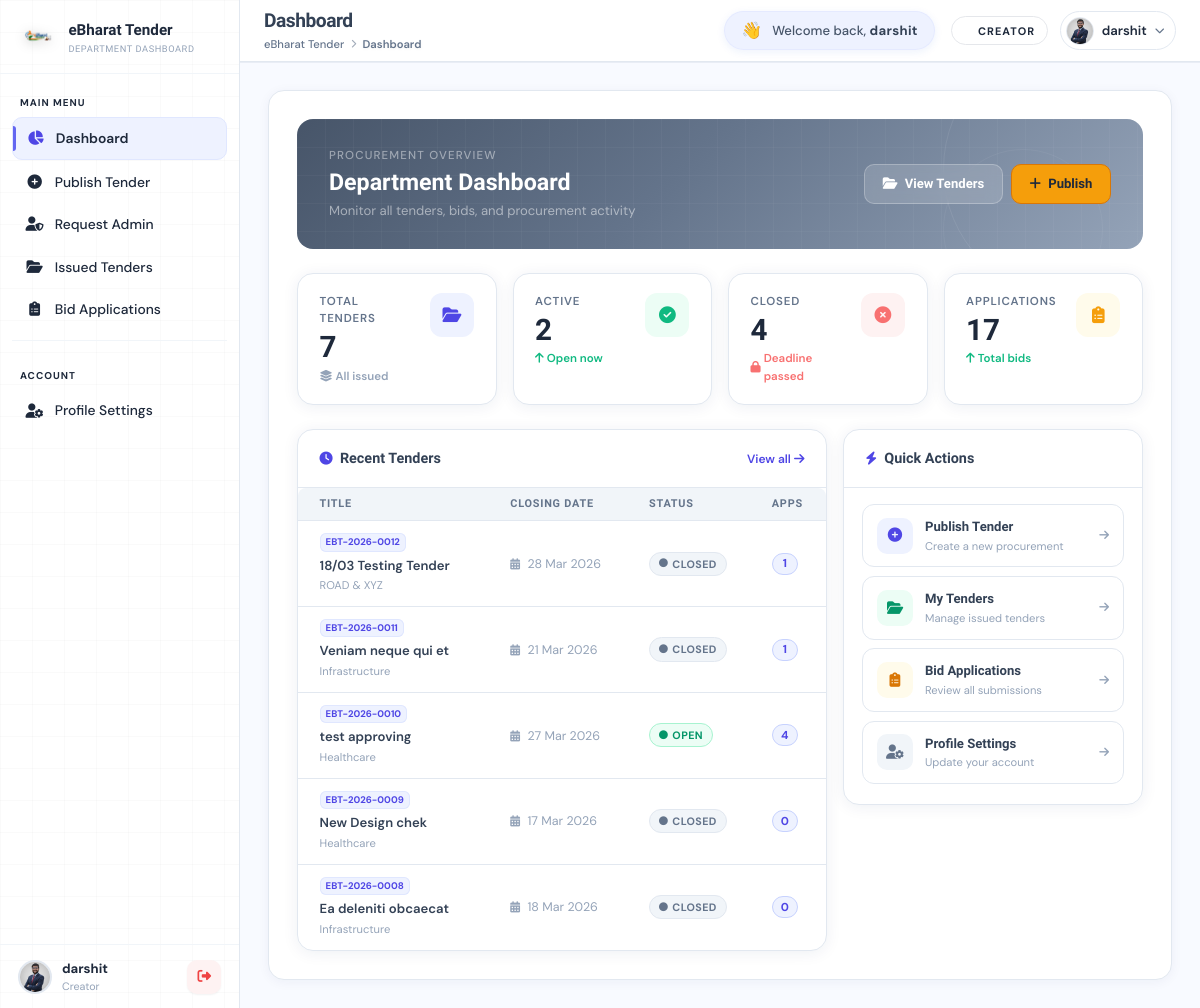
Page /tenders/dashboard/ (signed in) on the earlier database version.
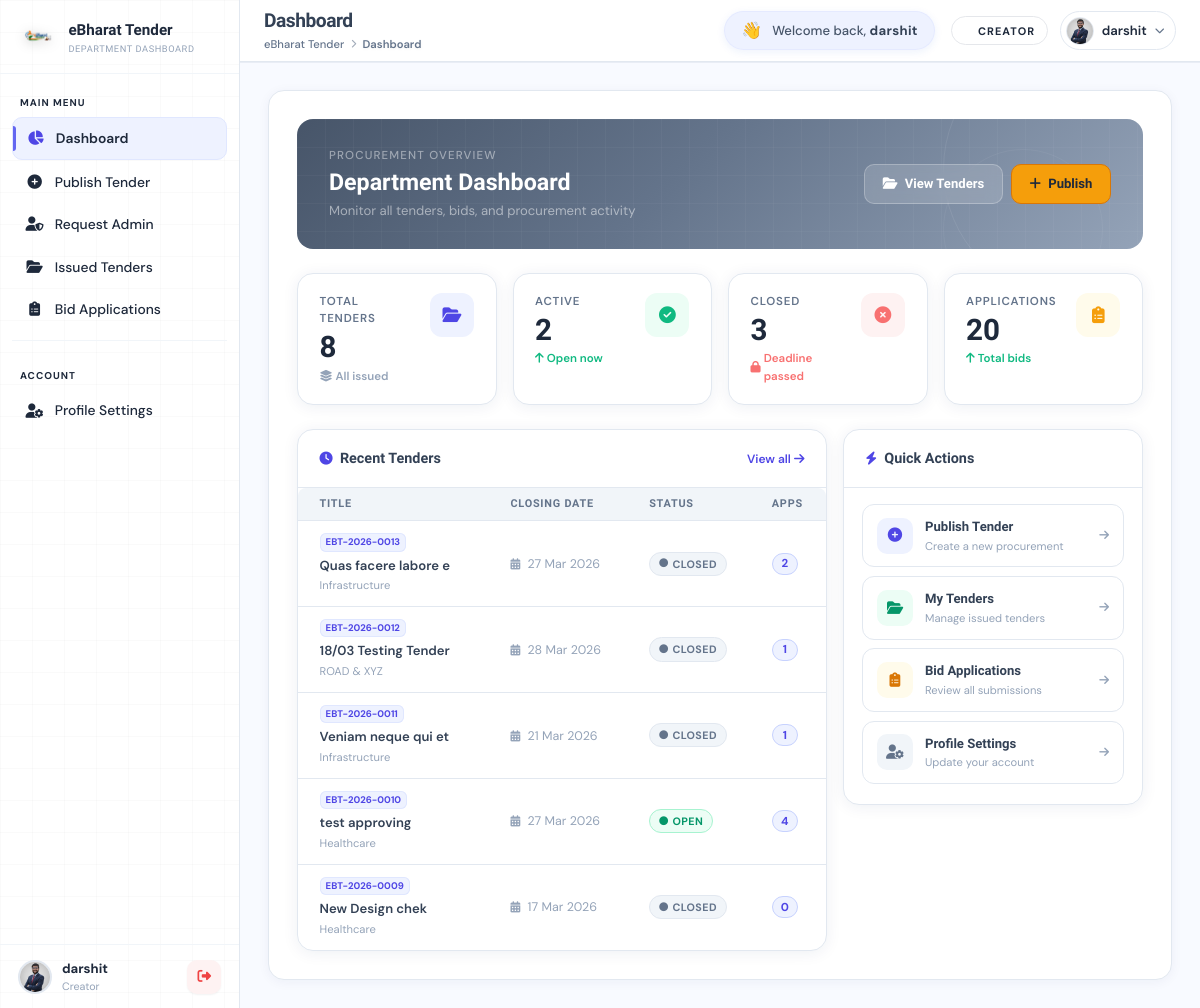
Same page on the later database version.
### tenders/models.py (models this page shows, shortened)
class Tenderss(models.Model):
    STATUS_CHOICES = (
        ('open', 'Open'),
        ('closed', 'Closed'),
        ('draft', 'Draft'),
        ('awarded', 'Awarded'),
    )
    title = models.CharField(max_length=255)
    department = models.CharField(max_length=255)
    category = models.CharField(max_length=100)
    description = models.TextField()
    estimated_value = models.DecimalField(max_digits=15, decimal_places=2)
    emd_amount = models.DecimalField(max_digits=15, decimal_places=2)
    publish_date = models.DateField()
    closing_date = models.DateField()
    pre_bid_meeting = models.DateTimeField(null=True, blank=True)
    location = models.CharField(max_length=255)
    status = models.CharField(max_length=20, choices=STATUS_CHOICES, default='open')
    document = models.FileField(upload_to='tender_documents/')
    tender_id = models.CharField(max_length=50, unique=True, blank=True, null=True)
    created_by = models.ForeignKey(User, on_delete=models.CASCADE)
    created_at = models.DateTimeField(auto_now_add=True)

### tenders/views.py (the view)
# urls.py: path('', views.coreadmin_deshbord, name='deshbord'), # Main dashboard
def dashboard(request):
    today = timezone.now().date()
    Tenderss.objects.filter(closing_date__lt=today, status='open').update(status='closed')
    tenders = Tenderss.objects.filter(created_by=request.user)
    total_tenders = tenders.count()
    active_tenders = tenders.filter(status="open").count()
    closed_tenders = tenders.filter(status="closed").count()
    total_applications = TenderApplication.objects.filter(
        tender__created_by=request.user
    ).count()
    recent_tenders = tenders.annotate(
        application_count=Count("applications")
    ).order_by("-created_at")[:5]
    context = {
        "total_tenders": total_tenders,
        "active_tenders": active_tenders,
        "closed_tenders": closed_tenders,
        "total_applications": total_applications,
        "recent_tenders": recent_tenders,
        "page_title": "Dashboard",
    }
    return render(request, 'dashboard.html', context)

### accounts/context_processors.py (called while the page is built)
def notifications(request):
    if request.user.is_authenticated:
        user_notifications = Notification.objects.filter(user=request.user).order_by('-created_at')
        unread_count = user_notifications.filter(is_read=False).count()
        return {
            'notifications': user_notifications,
            'unread_count': unread_count,
        }
    return {
        'notifications': [],
        'unread_count': 0,
    }

### tenders/templates/dashboard.html (shortened to what the changed rows need)
{% extends "base1.html" %}
{% block content %}
<div class="p-4 sm:p-7 flex flex-col gap-4 sm:gap-6">
  <div class="hero-banner relative rounded-2xl overflow-hidden flex items-center justify-between gap-4 px-6 sm:px-8 py-7"
       style="background: linear-gradient(135deg, #475569 0%, #64748b 45%, #94a3b8 100%);">
    <div class="relative z-[1]">
      <h1 class="font-sora text-[1.45rem] font-extrabold text-white leading-tight mb-1">
        Department Dashboard
      </h1>
    </div>
  </div>
  <div class="grid grid-cols-2 sm:grid-cols-2 lg:grid-cols-4 gap-4">
    <div class="stat-card indigo relative bg-white border border-slate-200 rounded-2xl px-[1.35rem] py-[1.2rem]
                flex items-start justify-between gap-3 overflow-hidden
                shadow-[0_2px_16px_rgba(15,42,94,0.07)]
                transition-all duration-[0.22s] cubic-bezier(0.4,0,0.2,1)
                hover:-translate-y-[3px] hover:shadow-[0_8px_32px_rgba(15,42,94,0.13)]">
      <div class="min-w-0">
        <p class="text-[0.72rem] font-semibold text-slate-500 uppercase tracking-[0.07em] mb-[0.35rem]">Total Tenders</p>
        <p class="font-sora text-[1.85rem] font-extrabold text-slate-800 leading-none mb-[0.3rem]">{{ total_tenders }}</p>
        <p class="text-[0.72rem] font-semibold text-slate-400 flex items-center gap-[3px]">
          <i class="fas fa-layer-group"></i> All issued
        </p>
      </div>
    </div>
    <div class="stat-card red relative bg-white border border-slate-200 rounded-2xl px-[1.35rem] py-[1.2rem]
                flex items-start justify-between gap-3 overflow-hidden
                shadow-[0_2px_16px_rgba(15,42,94,0.07)]
                transition-all duration-[0.22s]
                hover:-translate-y-[3px] hover:shadow-[0_8px_32px_rgba(15,42,94,0.13)]">
      <div class="min-w-0">
        <p class="text-[0.72rem] font-semibold text-slate-500 uppercase tracking-[0.07em] mb-[0.35rem]">Closed</p>
        <p class="font-sora text-[1.85rem] font-extrabold text-slate-800 leading-none mb-[0.3rem]">{{ closed_tenders }}</p>
        <p class="text-[0.72rem] font-semibold text-red-400 flex items-center gap-[3px]">
          <i class="fas fa-lock"></i> Deadline passed
        </p>
      </div>
    </div>
    <div class="stat-card amber relative bg-white border border-slate-200 rounded-2xl px-[1.35rem] py-[1.2rem]
                flex items-start justify-between gap-3 overflow-hidden
                shadow-[0_2px_16px_rgba(15,42,94,0.07)]
                transition-all duration-[0.22s]
                hover:-translate-y-[3px] hover:shadow-[0_8px_32px_rgba(15,42,94,0.13)]">
      <div class="min-w-0">
        <p class="text-[0.72rem] font-semibold text-slate-500 uppercase tracking-[0.07em] mb-[0.35rem]">Applications</p>
        <p class="font-sora text-[1.85rem] font-extrabold text-slate-800 leading-none mb-[0.3rem]">{{ total_applications }}</p>
        <p class="text-[0.72rem] font-semibold text-emerald-500 flex items-center gap-[3px]">
          <i class="fas fa-arrow-up"></i> Total bids
        </p>
      </div>
    </div>
  </div>
  <div class="grid grid-cols-1 lg:grid-cols-[1fr_300px] gap-4">
    <div class="bg-white border border-slate-200 rounded-2xl shadow-[0_2px_16px_rgba(15,42,94,0.07)] overflow-hidden">
      <div class="overflow-x-auto">
        <table class="w-full border-collapse text-[0.82rem]">
          <thead>
            <tr>
              <th class="pl-[1.35rem] px-[0.65rem] py-2 text-left font-sora text-[0.68rem] font-bold uppercase tracking-[0.07em] text-slate-500 bg-slate-100 border-b border-slate-200 rounded-tl-lg">
                Title
              </th>
              <th class="px-[0.65rem] py-2 text-left font-sora text-[0.68rem] font-bold uppercase tracking-[0.07em] text-slate-500 bg-slate-100 border-b border-slate-200">
                Closing Date
              </th>
              <th class="px-[0.65rem] py-2 text-left font-sora text-[0.68rem] font-bold uppercase tracking-[0.07em] text-slate-500 bg-slate-100 border-b border-slate-200">
                Status
              </th>
              <th class="px-[0.65rem] py-2 text-left font-sora text-[0.68rem] font-bold uppercase tracking-[0.07em] text-slate-500 bg-slate-100 border-b border-slate-200 rounded-tr-lg">
                Apps
              </th>
            </tr>
          </thead>
          <tbody>
            {% for tender in recent_tenders %}
            <tr class="border-b border-slate-200 last:border-b-0 transition-colors duration-150 hover:bg-slate-50">
              <td class="pl-[1.35rem] px-[0.65rem] py-3 align-middle">
                <div class="flex flex-col gap-0.5">
                  <span class="inline-flex items-center text-[0.6rem] font-bold text-indigo-600 bg-indigo-50 px-1.5 py-0.5 rounded-md w-fit ring-1 ring-inset ring-indigo-100 mb-0.5">
                    {{ tender.tender_id }}
                  </span>
                  <p class="font-semibold text-slate-700 text-[0.82rem] whitespace-nowrap overflow-hidden text-ellipsis max-w-[220px]">
                    {{ tender.title }}
                  </p>
                </div>
                <p class="text-[0.7rem] text-slate-400 mt-0.5">{{ tender.category }}</p>
              </td>
              <td class="px-[0.65rem] py-3 align-middle">
                <span class="text-[0.78rem] text-slate-400 whitespace-nowrap">
                  <i class="fas fa-calendar-alt text-slate-400 mr-1 text-[0.7rem]"></i>
                  {{ tender.closing_date|date:"d M Y" }}
                </span>
              </td>
              <td class="px-[0.65rem] py-3 align-middle">
                {% if tender.status == "open" %}
                  <span class="inline-flex items-center gap-1 px-[9px] py-[3px] rounded-full text-[0.67rem] font-bold tracking-[0.04em] uppercase bg-emerald-50 text-emerald-600 border border-emerald-200">
                    <i class="fas fa-circle text-[0.55rem]"></i> Open
                  </span>
                {% else %}
                  <span class="inline-flex items-center gap-1 px-[9px] py-[3px] rounded-full text-[0.67rem] font-bold tracking-[0.04em] uppercase bg-slate-100 text-slate-500 border border-slate-200">
                    <i class="fas fa-circle text-[0.55rem]"></i> Closed
                  </span>
                {% endif %}
              </td>
              <td class="px-[0.65rem] py-3 align-middle">
                <span class="inline-flex items-center justify-center min-w-[26px] h-[22px] px-[6px]
                             bg-indigo-50 text-indigo-600 border border-indigo-200 rounded-full text-[0.72rem] font-bold">
                  {{ tender.application_count }}
                </span>
              </td>
            </tr>
            {% endfor %}
          </tbody>
        </table>
      </div>
    </div>
  </div>
</div>
{% endblock %}

Differences in the rows shown:
no longer on this page (row edited): Tenderss: tender_id "EBT-2026-0008", title "Ea deleniti obcaecat", category "Infrastructure", closing_date "18 Mar 2026", status "open" (drawn), application_count "0"
added Tenderss: tender_id "EBT-2026-0013", title "Quas facere labore e", category "Infrastructure", closing_date "27 Mar 2026", status "awarded" (drawn), application_count "2"
Other differences:
{{ total_tenders }}: "7" → "8"
{{ closed_tenders }}: "4" → "3"
{{ total_applications }}: "17" → "20"
